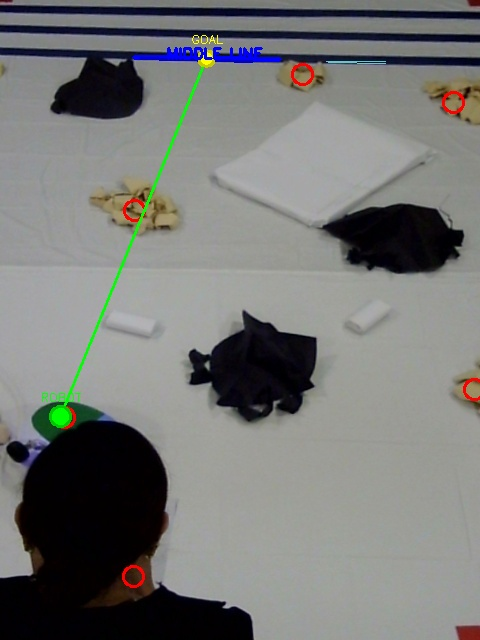
#> input picture autonomous_navigation/path_visualization.jpg, 480 x 640 px
$ python -i line_detection.py   (imports and definitions only)
#> lines starting #> are read from the running program, lines starting #| are printed output that depends on the picture; after the words box and inside, x2 and y2 are one past the last pixel; in counts of white or black regions, pixels touching at a corner belong together
#> further down, picture is the input picture: shape (640, 480, 3); mean B, G, R 117.9, 120.1, 119.1
"""
Line Detection Module

Detects colored lines in the arena, specifically for finding the goal line.
"""

import cv2
import numpy as np
from typing import List, Tuple, Optional
from dataclasses import dataclass


@dataclass
class DetectedLine:
    """Represents a detected line"""
    start: Tuple[float, float]  # (x, y) start point in pixel coordinates
    end: Tuple[float, float]  # (x, y) end point in pixel coordinates
    center: Tuple[float, float]  # (x, y) center point
    world_start: Tuple[float, float]  # Start in world coordinates
    world_end: Tuple[float, float]  # End in world coordinates
    world_center: Tuple[float, float]  # Center in world coordinates
    length: float  # Length in pixels
    color: str  # Detected color
    confidence: float  # Detection confidence (0-1)


class LineDetector:
    """Detects lines using color and Hough line detection"""

    def __init__(self,
                 line_color: str = 'blue',
                 min_line_length: int = 50,
                 max_line_gap: int = 10):
        """
        Initialize line detector

        Args:
            line_color: Color of lines to detect
            min_line_length: Minimum line length in pixels
            max_line_gap: Maximum gap between line segments
        """
        self.line_color = line_color
        self.min_line_length = min_line_length
        self.max_line_gap = max_line_gap

        # HSV color ranges
        self.color_ranges = {
            'blue': ((100, 50, 50), (130, 255, 255)),
            'green': ((40, 50, 50), (80, 255, 255)),
            'red': ((0, 50, 50), (10, 255, 255)),
            'red2': ((170, 50, 50), (180, 255, 255)),
        }

    def detect_lines(self, image: np.ndarray,
                    transform_matrix: Optional[np.ndarray] = None) -> List[DetectedLine]:
        """
        Detect lines of specified color in image

        Args:
            image: Input image (BGR format)
            transform_matrix: Optional transformation matrix for world coordinates

        Returns:
            List of detected lines
        """
        if self.line_color not in self.color_ranges:
            return []

        # Convert to HSV
        hsv = cv2.cvtColor(image, cv2.COLOR_BGR2HSV)
#> hsv: shape (640, 480, 3); mean H, S, V 64.9, 51.2, 124.4

        # Get color range
        lower, upper = self.color_ranges[self.line_color]
        lower = np.array(lower)
        upper = np.array(upper)

        # Create mask
        mask = cv2.inRange(hsv, lower, upper)
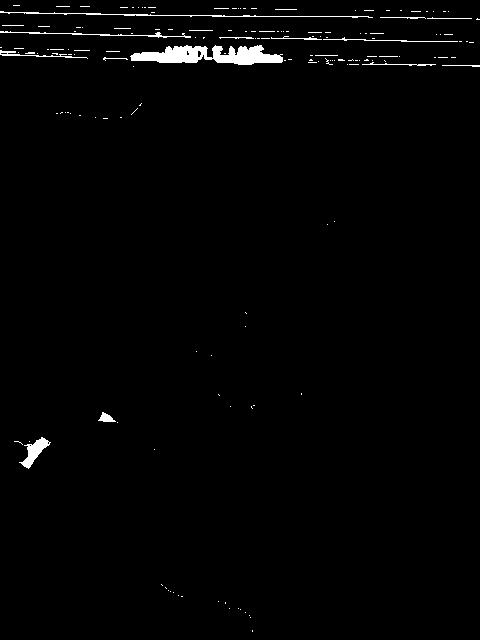
#> mask: shape (640, 480); 1.5% white; 162 white regions (144 under 20 px), largest, box (x1, y1, x2, y2) and area: (130, 45, 283, 65) 1872, (0, 11, 373, 18) 466, (19, 437, 51, 469) 376

        # Handle red (wraps around in HSV)
        if self.line_color == 'red':
            lower2, upper2 = self.color_ranges.get('red2', (lower, upper))
            mask2 = cv2.inRange(hsv, np.array(lower2), np.array(upper2))
            mask = cv2.bitwise_or(mask, mask2)

        # Morphological operations to clean up
        kernel = np.ones((3, 3), np.uint8)
        mask = cv2.morphologyEx(mask, cv2.MORPH_CLOSE, kernel)
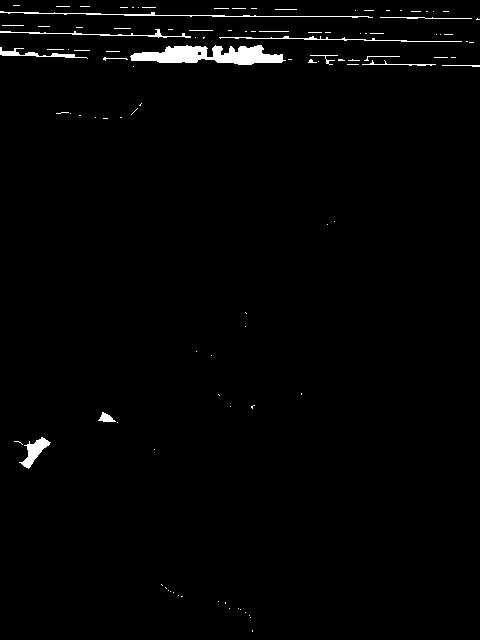
#> mask: shape (640, 480); 1.5% white; 105 white regions (88 under 20 px), largest, box (x1, y1, x2, y2) and area: (130, 45, 286, 65) 1935, (0, 11, 373, 18) 483, (19, 437, 51, 469) 384
        mask = cv2.morphologyEx(mask, cv2.MORPH_OPEN, kernel)
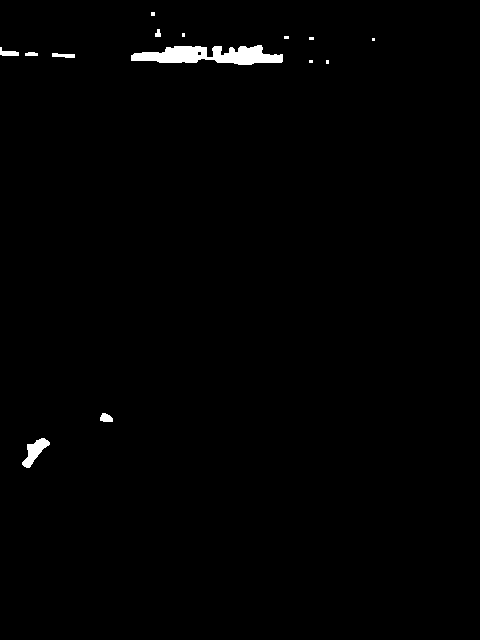
#> mask: shape (640, 480); 0.89% white; 14 white regions (7 under 20 px), largest, box (x1, y1, x2, y2) and area: (131, 45, 283, 65) 1917, (22, 438, 50, 468) 370, (0, 47, 19, 56) 98

        # Use HoughLinesP to detect line segments
        lines = cv2.HoughLinesP(
            mask,
            rho=1,
            theta=np.pi/180,
            threshold=50,
            minLineLength=self.min_line_length,
            maxLineGap=self.max_line_gap
        )
#> lines = [[131, 57, 282, 60], [131, 56, 282, 58], [131, 55, 282, 55], [133, 54, 282, 54], [134, 53, 262, 53], [131, 59, 197, 61], [215, 60, 282, 61], [165, 51, 262, 49], [165, 49, 261, 46], [142, 52, 261, 52], [165, 50, 262, 47], [231, 58, 282, 56]]

        detected_lines = []

        if lines is not None:
            for line in lines:
                x1, y1, x2, y2 = line[0]

                # Calculate center
                center_x = (x1 + x2) / 2
                center_y = (y1 + y2) / 2

                # Calculate length
                length = np.sqrt((x2 - x1)**2 + (y2 - y1)**2)

                # Convert to world coordinates if transform available
                world_start = (x1, y1)
                world_end = (x2, y2)
                world_center = (center_x, center_y)

                if transform_matrix is not None:
                    world_start = self._pixel_to_world((x1, y1), transform_matrix)
                    world_end = self._pixel_to_world((x2, y2), transform_matrix)
                    world_center = self._pixel_to_world((center_x, center_y), transform_matrix)

                detected_line = DetectedLine(
                    start=(x1, y1),
                    end=(x2, y2),
                    center=(center_x, center_y),
                    world_start=world_start,
                    world_end=world_end,
                    world_center=world_center,
                    length=length,
                    color=self.line_color,
                    confidence=min(1.0, length / 200.0)  # Confidence based on length
                )
                detected_lines.append(detected_line)
#> this loop made 12 passes
#> (x1, y1, x2, y2, center_x, center_y, length) on passes 1 to 12: (131, 57, 282, 60, 206.5, 58.5, 151), (131, 56, 282, 58, 206.5, 57, 151), (131, 55, 282, 55, 206.5, 55, 151), (133, 54, 282, 54, 207.5, 54, 149), (134, 53, 262, 53, 198, 53, 128), (131, 59, 197, 61, 164, 60, 66.03), (215, 60, 282, 61, 248.5, 60.5, 67.01), (165, 51, 262, 49, 213.5, 50, 97.02), (165, 49, 261, 46, 213, 47.5, 96.05), (142, 52, 261, 52, 201.5, 52, 119), (165, 50, 262, 47, 213.5, 48.5, 97.05), (231, 58, 282, 56, 256.5, 57, 51.04)
#> after the loop, detected_lines = 12 items

        return detected_lines

    # [52 lines left out: functions find_top_line, find_middle_line, _pixel_to_world, not called in this run]

>>> import cv2
>>> picture = cv2.imread('path_visualization.jpg')
>>> result = LineDetector().detect_lines(picture)
#> result = 12 items
